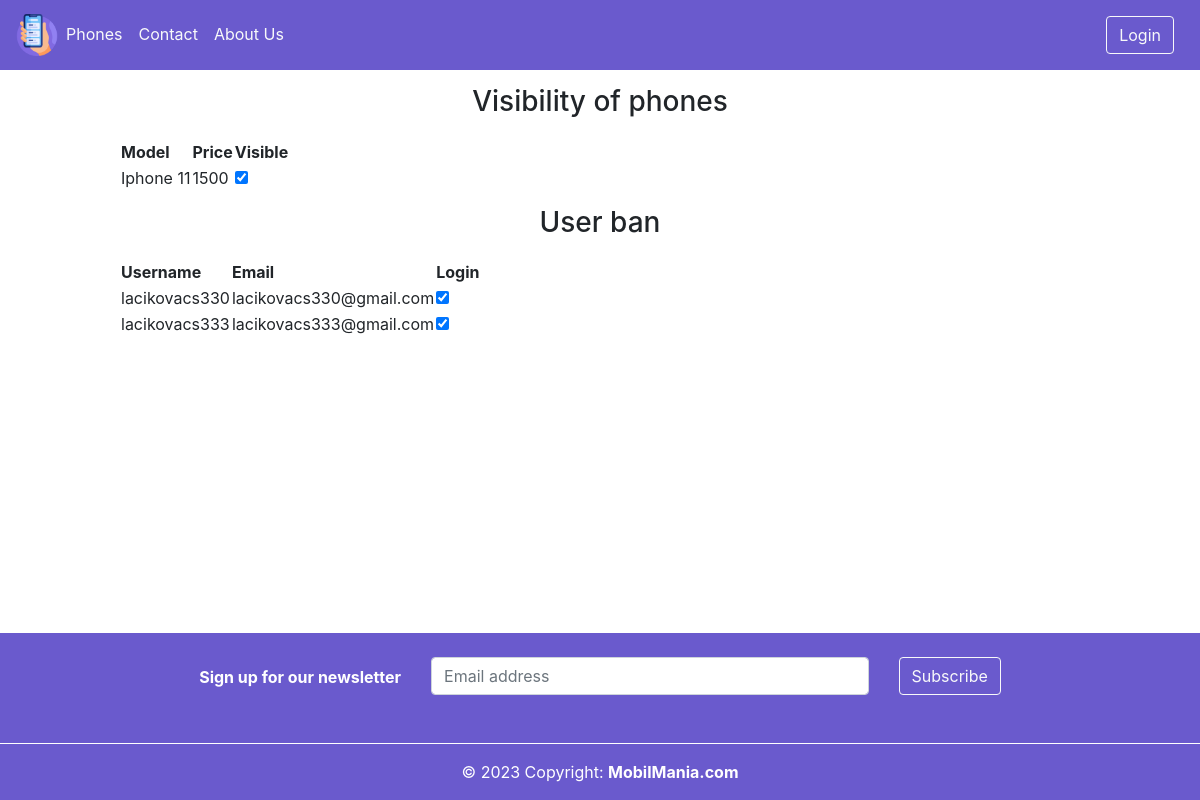
The app's page /admin.php with its own data.
### tables this page shows
CREATE TABLE `phones` (
  `id_phone` int(11) NOT NULL,
  `id_manufacturer` int(11) NOT NULL,
  `model` varchar(255) NOT NULL,
  `price` int(11) NOT NULL,
  `operating_system` varchar(255) NOT NULL,
  `processor` varchar(255) NOT NULL,
  `operating_system_v` int(11) NOT NULL,
  `sim` varchar(255) NOT NULL,
  `screen_size` double NOT NULL,
  `capacity` int(11) NOT NULL,
  `fm_radio` enum('yes','no') NOT NULL,
  `ram` int(11) NOT NULL,
  `external` enum('yes','no') NOT NULL,
  `internal` int(11) NOT NULL,
  `main_primary_camera` varchar(255) NOT NULL,
  `main_flash` enum('yes','no') NOT NULL,
  `main_video_record` enum('yes','no') NOT NULL,
  `main_face_detect` enum('yes','no') NOT NULL,
  `main_autofocus` enum('yes','no') NOT NULL,
  `main_led_flash` enum('yes','no') NOT NULL,
  `secondary_second` varchar(255) NOT NULL,
  `second_smile_detection` enum('yes','no') NOT NULL,
  `second_video` enum('yes','no') NOT NULL,
  `second_led_flash` enum('yes','no') NOT NULL,
  `second_flash` enum('yes','no') NOT NULL,
  `second_autofocus` enum('yes','no') NOT NULL,
  `wifi` enum('yes','no') NOT NULL,
  `bluetooth` enum('yes','no') NOT NULL,
  `usb` enum('yes','no') NOT NULL,
  `nfc` enum('yes','no') NOT NULL,
  `gps` varchar(255) NOT NULL,
  `mobile_network` enum('yes','no') NOT NULL,
  `2g` enum('yes','no') NOT NULL,
  `3g` enum('yes','no') NOT NULL,
  `4g` enum('yes','no') NOT NULL,
  `5g` enum('yes','no') NOT NULL,
  `weight` double NOT NULL,
  `sms` enum('yes','no') NOT NULL,
  `email` enum('yes','no') NOT NULL,
  `height` double NOT NULL,
  `width` double NOT NULL,
  `length` double NOT NULL,
  `visible` int(11) NOT NULL
);

CREATE TABLE `users` (
  `id_user` int(11) NOT NULL,
  `username` varchar(255) NOT NULL,
  `password` varchar(255) NOT NULL,
  `email` varchar(255) NOT NULL,
  `token` varchar(255) NOT NULL,
  `status` int(11) NOT NULL,
  `role` varchar(255) NOT NULL
);

### admin.php (the view, shortened to what this page needs)
<!doctype html>
<html lang="en">
<head>
    <link rel="stylesheet" href="https://cdn.datatables.net/1.11.3/css/jquery.dataTables.min.css">
</head>
<body>
<div class="nav-phones">
    <?php include "includes/nav.php";
    $conn = connectDatabase($dsn, $pdoOptions);
    $sql = "SELECT id_phone, model, price, visible FROM phones";
    $stmt = $conn->prepare($sql);
    $stmt->execute();
    $phones = $stmt->fetchAll(PDO::FETCH_ASSOC);
    $sql = "SELECT id_user, username, email, status FROM users";
    $stmt = $conn->prepare($sql);
    $stmt->execute();
    $users = $stmt->fetchAll(PDO::FETCH_ASSOC);
    ?>
</div>
<h3 style="text-align: center; margin-top: 15px;">Visibility of phones</h3>
<div style="width: 100%; display: flex;justify-content: center;align-items: center; margin-top: 20px">
    <div class="admin-table" style="width: 80%;">
        <table id="phoneTable" class="display">
            <thead>
            <tr>
                <th>Model</th>
                <th>Price</th>
                <th>Visible</th>
            </tr>
            </thead>
            <tbody>
            <?php foreach ($phones as $phone): ?>
                <tr>
                    <td><?php echo $phone['model']; ?></td>
                    <td><?php echo $phone['price']; ?></td>
                    <td>
                        <input type="checkbox" class="visibilityCheckbox" data-phone-id="<?php echo $phone['id_phone']; ?>"
                            <?php echo ($phone['visible'] == 1) ? 'checked' : ''; ?>>
                    </td>
                </tr>
            <?php endforeach; ?>
            </tbody>
        </table>
    </div>
</div>
<h3 style="text-align: center; margin-top: 15px;">User ban</h3>
<div style="width: 100%; display: flex;justify-content: center;align-items: center; margin-top: 20px;  margin-bottom: 25px;">
    <div class="admin-table" style="width: 80%;">
        <table id="userTable" class="display">
            <thead>
            <tr>
                <th>Username</th>
                <th>Email</th>
                <th>Login</th>
            </tr>
            </thead>
            <tbody>
            <?php foreach ($users as $user): ?>
                <tr>
                    <td><?php echo $user['username']; ?></td>
                    <td><?php echo $user['email']; ?></td>
                    <td>
                        <input type="checkbox" class="statusCheckbox" data-user-id="<?php echo $user['id_user']; ?>"
                            <?php echo ($user['status'] == 1) ? 'checked' : ''; ?>>
                    </td>
                </tr>
            <?php endforeach; ?>
            </tbody>
        </table>
    </div>
</div>
<?php include "includes/footer.php"; ?>
</body>
</html>

### styles/style.css (style rules this page uses)
body { margin: 0; }
.nav-phones { width: 100%; background-color: #6A5ACD; }
@media only screen and (max-width: 1270px) { html { height: 100%; } }
@media only screen and (max-width: 1270px) { body { overflow: visible; } }

### includes/footer.php (style rules this page uses)
html { height: 100%; box-sizing: border-box; }
body { position: relative; margin: 0; min-height: 100%; padding-bottom: 10rem ; box-sizing: inherit; }

### records on screen
phones: model "Iphone 11", price "1500", visible "☑"
users: username "lacikovacs330", email "lacikovacs330@gmail.com", status "☑"
users: username "lacikovacs333", email "lacikovacs333@gmail.com", status "☑"
